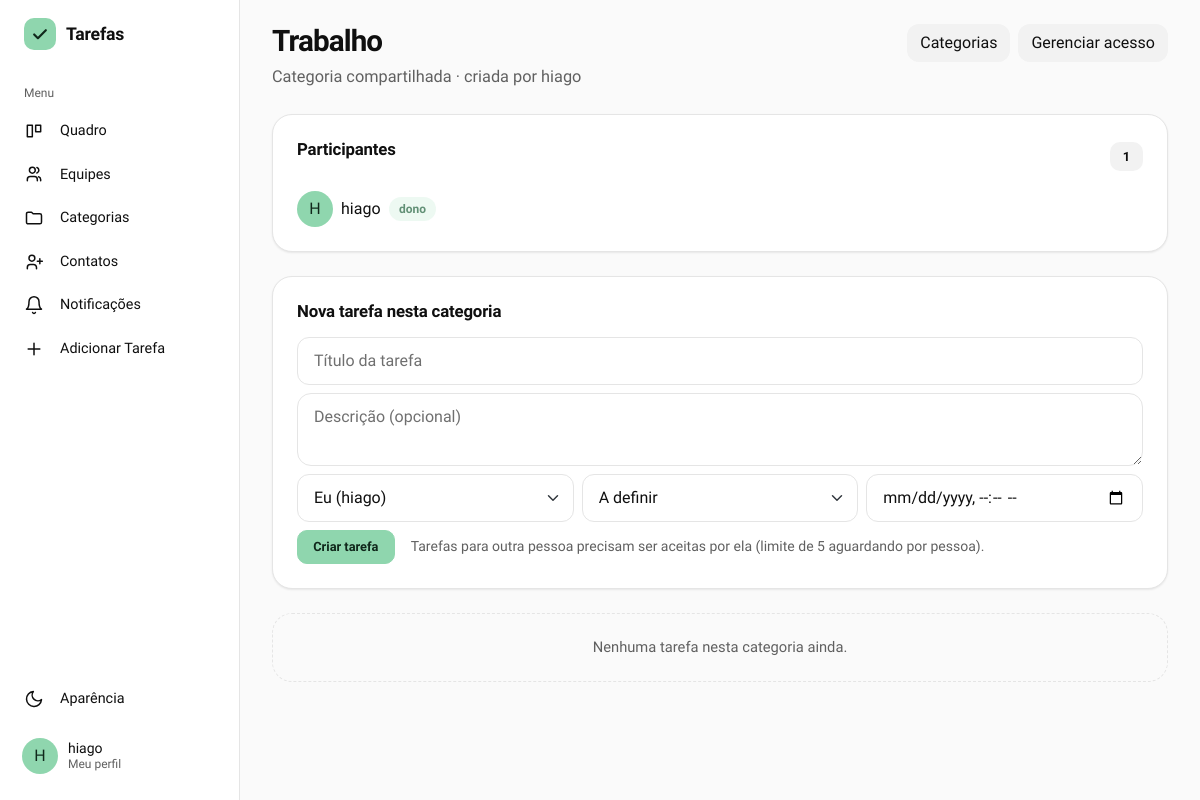
The app's page /categorias/compartilhadas/2 (signed in), older data.
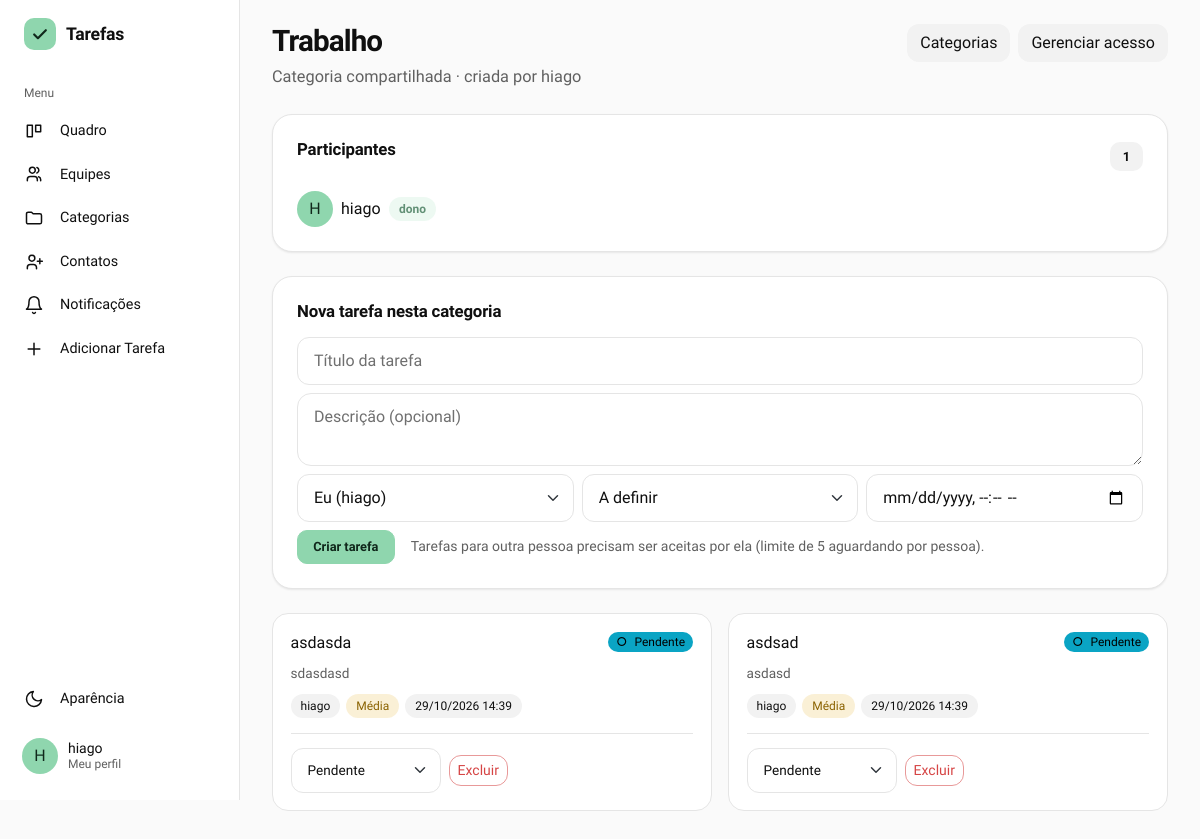
The same page, newer data.
### gerenciador_de_tarefas/models.py (models this page shows)
class Usuario(db.Model, UserMixin):
    id = db.Column(db.Integer, primary_key=True)
    nomeUsuario = db.Column(db.String(50), unique=True, nullable=False)
    email = db.Column(db.String(254), unique=True, nullable=False)
    senha = db.Column(db.String(255), nullable=False)
    nome = db.Column(db.String(100), nullable=False)
    tarefasCriadas = db.relationship('Tarefa', backref='criador', foreign_keys='Tarefa.criador_id', lazy=True)
    tarefasAtribuidas = db.relationship('Tarefa', backref='responsavel', foreign_keys='Tarefa.responsavel_id', lazy=True)
    cargo = db.Column(db.String(20), nullable=False, default='usuario') #admin ou usuario
    foto_perfil = db.Column(db.String(200), nullable=True, default='default.png')
    ordenacao_quadro = db.Column(db.String(30), nullable=False, default='padrao')

class Tarefa(db.Model):
    id = db.Column(db.Integer, primary_key=True)
    titulo = db.Column(db.String(150), nullable=False)
    descricao = db.Column(db.Text, nullable=False)
    status = db.Column(db.String(20), nullable=False, default='Pendente')
    prioridade = db.Column(db.String(20), nullable=False, default='A definir')
    prazo = db.Column(db.DateTime, nullable=True, index=True)
    criador_id = db.Column(db.Integer, db.ForeignKey('usuario.id'), nullable=False)
    responsavel_id = db.Column(db.Integer, db.ForeignKey('usuario.id'), nullable=False)
    equipe_id = db.Column(db.Integer, db.ForeignKey('equipe.id'), nullable=True)
    categoria_id = db.Column(db.Integer, db.ForeignKey('categoria.id'), nullable=True)
    subtarefas = db.relationship('Subtarefa', backref='tarefa', cascade='all, delete-orphan', lazy=True)
    aceite = db.Column(db.String(20), nullable=False, default='aceita', server_default='aceita')

### gerenciador_de_tarefas/app.py (the view)
@app.route('/categorias/compartilhadas/<int:categoria_id>')
@login_required
def ver_categoria_compartilhada(categoria_id):
    categoria = db.get_or_404(Categoria, categoria_id)
    if not categoria_acessivel(categoria):
        flash('Você não tem acesso a essa categoria.', 'danger')
        return redirect(url_for('ver_categorias'))
    tarefas = Tarefa.query.filter(
        Tarefa.categoria_id == categoria.id,
        Tarefa.equipe_id.is_(None)
    ).order_by(Tarefa.id.desc()).all()
    tarefas = [t for t in tarefas if t.aceite != 'recusada' or t.criador_id == current_user.id]
    membros = membros_da_categoria(categoria)
    atribuiveis = [u for u in membros if u.id == current_user.id or sao_contatos(u.id)]
    return render_template('categoria_compartilhada.html',
                           categoria=categoria, tarefas=tarefas, membros=membros,
                           atribuiveis=atribuiveis,
                           eh_dono_categoria=categoria.usuario_id == current_user.id,
                           limite_tarefas=LIMITE_TAREFAS_PENDENTES_POR_CONTATO)

### gerenciador_de_tarefas/app.py (called while the page is built)
@login_manager.user_loader
def load_user(user_id):
    return db.session.get(Usuario, int(user_id))

@app.context_processor
def injetar_categorias_globais():
    if current_user.is_authenticated:
        return dict(categorias_globais=categorias_acessiveis())
    return dict(categorias_globais=[])

@app.context_processor
def injetar_notificacoes():
    if not current_user.is_authenticated:
        return dict(n_notificacoes=0)
    n = (Contato.query.filter_by(destinatario_id=current_user.id, status='pendente').count()
         + ConviteEquipe.query.filter_by(convidado_id=current_user.id).count()
         + Tarefa.query.filter_by(responsavel_id=current_user.id, aceite='aguardando').count())
    return dict(n_notificacoes=n)

def tarefa_atrasada(tarefa):
    if tarefa.prazo is None:
        return False
    if tarefa.status in ['Concluída', 'Cancelada']:
        return False
    return tarefa.prazo < datetime.now()

def categorias_do_usuario():
    return Categoria.query.filter_by(usuario_id=current_user.id).order_by(Categoria.nome).all()

def membros_da_categoria(categoria):
    return [categoria.dono] + [cs.usuario for cs in categoria.compartilhamentos]

### gerenciador_de_tarefas/templates/categoria_compartilhada.html (shortened to what the changed rows need)
{% extends "base.html" %}
{% block content %}
{% macro avatar(u) -%}
    {% if u.foto_perfil and u.foto_perfil != 'default.png' %}
        <img src="{{ url_for('static', filename='uploads/' + u.foto_perfil) }}" alt="" class="usuario-foto" />
    {% else %}
        <span class="usuario-foto">{{ u.nomeUsuario[:1]|upper }}</span>
    {% endif %}
{%- endmacro %}
{% set status_classe = {'Pendente': 'status-pendente', 'Em andamento': 'status-andamento', 'Concluída': 'status-concluida', 'Cancelada': 'status-cancelada'} %}
<div class="eq-topo">
    <div>
        <h1 class="titulo-pagina">{{ categoria.nome }}</h1>
        <p class="eq-subtitulo">Categoria compartilhada · criada por {{ categoria.dono.nomeUsuario }}</p>
    </div>
    <div class="d-flex gap-2 flex-wrap">
    </div>
</div>
<section class="cartao mb-4">
    <div class="eq-secao-cab">
        <h2 class="eqp-card-titulo">Participantes</h2>
    </div>
    <div class="d-flex flex-wrap gap-3">
        {% for u in membros %}
        <div class="d-flex align-items-center gap-2">
            {{ avatar(u) }}
            <span>{{ u.nomeUsuario }}</span>
            {% if u.id == categoria.usuario_id %}<span class="eq-tag">dono</span>{% endif %}
        </div>
        {% endfor %}
    </div>
</section>
<section class="cartao mb-4">
    <h2 class="eqp-card-titulo mb-3">Nova tarefa nesta categoria</h2>
    <form method="POST" action="{{ url_for('nova_tarefa_categoria', categoria_id=categoria.id) }}">
    </form>
</section>
{% if not tarefas %}
<p class="cat-vazio">Nenhuma tarefa nesta categoria ainda.</p>
{% endif %}
<div class="cat-tarefas mb-5">
    {% for t in tarefas %}
    {% set prio = t.prioridade or 'A definir' %}
    <article class="cartao-tarefa cat-tarefa {{ status_classe[t.status] }}">
        <div class="cat-tarefa-topo">
            <div class="tarefa-titulo">{{ t.titulo }}</div>
            <span class="selo">
                {% if t.aceite == 'aceita' %}{{ t.status }}{% elif t.aceite == 'aguardando' %}Aguardando aceite{% else %}Recusada{% endif %}
            </span>
        </div>
        {% if t.descricao %}
        <div class="tarefa-desc">{{ t.descricao|truncate(80) }}</div>
        {% endif %}
        <div class="chips">
            <span class="chip">
                {% if t.criador_id == t.responsavel_id %}{{ t.criador.nomeUsuario }}{% else %}{{ t.criador.nomeUsuario }} → {{ t.responsavel.nomeUsuario }}{% endif %}
            </span>
            <span class="chip {{ 'chip-alta' if prio == 'Alta' else ('chip-media' if prio == 'Média' else ('chip-baixa' if prio == 'Baixa' else '')) }}">{{ prio }}</span>
            {% if t.prazo %}
            <span class="chip {{ 'chip-atrasada' if tarefa_atrasada(t) }}">{{ t.prazo.strftime('%d/%m/%Y %H:%M') }}</span>
            {% endif %}
        </div>
        <div class="cat-tarefa-acoes">
            {% if t.aceite == 'aceita' and pode_mudar_status(t) %}
            <form method="POST" action="{{ url_for('alterar_status', tarefa_id=t.id) }}">
                <select name="status" class="form-select form-select-sm" aria-label="Alterar status" onchange="this.form.submit()">
                    {% for s in ['Pendente', 'Em andamento', 'Concluída', 'Cancelada'] %}
                    <option value="{{ s }}" {% if t.status == s %}selected{% endif %}>{{ s }}</option>
                    {% endfor %}
                </select>
            </form>
            {% endif %}
            {% if t.aceite == 'aceita' and pode_excluir(t) %}
            <form method="POST" action="{{ url_for('excluir_tarefa', tarefa_id=t.id) }}"
                  onsubmit="return confirm('Excluir esta tarefa?');">
                <button type="submit" class="btn btn-outline-danger btn-sm">Excluir</button>
            </form>
            {% endif %}
        </div>
    </article>
    {% endfor %}
</div>
{% endblock %}

### gerenciador_de_tarefas/templates/base.html (shortened to what the changed rows need)
<!doctype html>
<html lang="pt-br">
  <head>
    <link
      rel="stylesheet"
      href="https://cdn.jsdelivr.net/npm/bootstrap@5.3.0/dist/css/bootstrap.min.css"
    />
    <link
      rel="stylesheet"
      href="{{ url_for('static', filename='static.css') }}"
    />
    <link rel="stylesheet" href="https://cdn.jsdelivr.net/npm/flatpickr/dist/flatpickr.min.css">
    <link rel="stylesheet" href="https://cdn.jsdelivr.net/npm/flatpickr/dist/themes/dark.css">
  </head>
  <body>
    {% macro aparencia(direcao='dropup') %}
    <div class="{{ direcao }}">
      <button
        class="menu-item"
        type="button"
        data-bs-toggle="dropdown"
        data-bs-auto-close="outside"
        aria-expanded="false"
      >
        <svg viewBox="0 0 24 24" fill="none" stroke="currentColor" stroke-width="1.8" stroke-linecap="round" stroke-linejoin="round" aria-hidden="true"><path d="M21 12.8A9 9 0 1111.2 3a7 7 0 009.8 9.8z"/></svg>
        <span>Aparência</span>
      </button>
    </div>
    {% endmacro %}
    {% macro logo() %}
    <span class="marca-icone">
      <svg width="20" height="20" viewBox="0 0 24 24" fill="none" stroke="currentColor" stroke-width="2.6" stroke-linecap="round" stroke-linejoin="round" aria-hidden="true"><path d="M5 12.5l4.5 4.5L19 7.5"/></svg>
    </span>
    {% endmacro %}
    {% set ep = request.endpoint or '' %}
    {% if current_user.is_authenticated %}
    <div class="app">
      <aside class="lateral" aria-label="Menu principal">
        <a
          class="marca"
          href="{{ url_for('admin_dashboard') if current_user.cargo == 'admin' else url_for('quadro') }}"
        >{{ logo() }}<span>Tarefas</span></a>
        <div class="menu-titulo">Menu</div>
        <a class="menu-item {{ 'ativo' if ep == 'quadro' }}" href="{{ url_for('quadro') }}">
          <svg viewBox="0 0 24 24" fill="none" stroke="currentColor" stroke-width="1.8" stroke-linecap="round" stroke-linejoin="round" aria-hidden="true"><path d="M4 5h6v14H4zM14 5h6v8h-6z"/></svg>
          <span>Quadro</span>
        </a>
        <a class="menu-item {{ 'ativo' if ep in ['equipes', 'ver_equipe', 'adicionar_tarefa_equipe'] }}" href="{{ url_for('equipes') }}">
          <svg viewBox="0 0 24 24" fill="none" stroke="currentColor" stroke-width="1.8" stroke-linecap="round" stroke-linejoin="round" aria-hidden="true"><path d="M16 20v-1.5a3.5 3.5 0 00-3.5-3.5h-5A3.5 3.5 0 004 18.5V20M10 11a3.5 3.5 0 100-7 3.5 3.5 0 000 7zM20 20v-1.5a3.5 3.5 0 00-2.5-3.3M15.5 4.2a3.5 3.5 0 010 6.6"/></svg>
          <span>Equipes</span>
        </a>
        <a class="menu-item {{ 'ativo' if ep in ['ver_categorias', 'ver_categoria'] }}" href="{{ url_for('ver_categorias') }}">
          <svg viewBox="0 0 24 24" fill="none" stroke="currentColor" stroke-width="1.8" stroke-linejoin="round" aria-hidden="true"><path d="M3 7a2 2 0 012-2h4l2 2h8a2 2 0 012 2v8a2 2 0 01-2 2H5a2 2 0 01-2-2z"/></svg>
          <span>Categorias</span>
        </a>
        <a class="menu-item {{ 'ativo' if ep == 'contatos' }}" href="{{ url_for('contatos') }}">
          <svg viewBox="0 0 24 24" fill="none" stroke="currentColor" stroke-width="1.8" stroke-linecap="round" stroke-linejoin="round" aria-hidden="true"><path d="M15 20v-1.5a3.5 3.5 0 00-3.5-3.5h-4A3.5 3.5 0 004 18.5V20M9.5 11a3.5 3.5 0 100-7 3.5 3.5 0 000 7zM19 8v6M16 11h6"/></svg>
          <span>Contatos</span>
        </a>
        <a class="menu-item {{ 'ativo' if ep == 'notificacoes' }}" href="{{ url_for('notificacoes') }}">
          <svg viewBox="0 0 24 24" fill="none" stroke="currentColor" stroke-width="1.8" stroke-linecap="round" stroke-linejoin="round" aria-hidden="true"><path d="M6 8a6 6 0 0112 0c0 7 3 9 3 9H3s3-2 3-9M10.3 21a1.9 1.9 0 003.4 0"/></svg>
          <span>Notificações</span>
        </a>
        <a class="menu-item" href="#" data-bs-toggle="modal" data-bs-target="#modalAdicionarTarefa">
          <svg viewBox="0 0 24 24" fill="none" stroke="currentColor" stroke-width="1.8" stroke-linecap="round" aria-hidden="true"><path d="M12 5v14M5 12h14"/></svg>
          <span>Adicionar Tarefa</span>
        </a>
        <div class="menu-espaco"></div>
        {{ aparencia('dropup') }}
        <a href="#" class="usuario-card mt-2 text-decoration-none" data-bs-toggle="modal" data-bs-target="#modalPerfil" title="Meu Perfil">
          {% if current_user.foto_perfil and current_user.foto_perfil != 'default.png' %}
            <img src="{{ url_for('static', filename='uploads/' + current_user.foto_perfil) }}" alt="" class="usuario-foto" />
          {% else %}
            <span class="usuario-foto">{{ current_user.nomeUsuario[:1]|upper }}</span>
          {% endif %}
          <span class="usuario-nome">{{ current_user.nome or current_user.nomeUsuario }}<small>Meu perfil</small></span>
        </a>
      </aside>
      <main class="conteudo">
        <div class="conteudo-interno">
    {% endif %}
    {% block content %}{% endblock %}
    {% if current_user.is_authenticated %}
        </div>
      </main>
    </div>
    {% else %}
    </main>
    {% endif %}
  </body>
</html>

Row changes from the older to the newer data that the page shows:
now on this page (row edited): Tarefa: titulo "asdasda", status "Pendente", descricao "sdasdasd", criador.nomeUsuario "hiago", prioridade "Média", prazo "29/10/2026 14:39"
now on this page (row edited): Tarefa: titulo "asdsad", status "Pendente", descricao "asdasd", criador.nomeUsuario "hiago", prioridade "Média", prazo "29/10/2026 14:39"
Text that changed along with them:
text no longer shown: "Nenhuma tarefa nesta categoria ainda."
